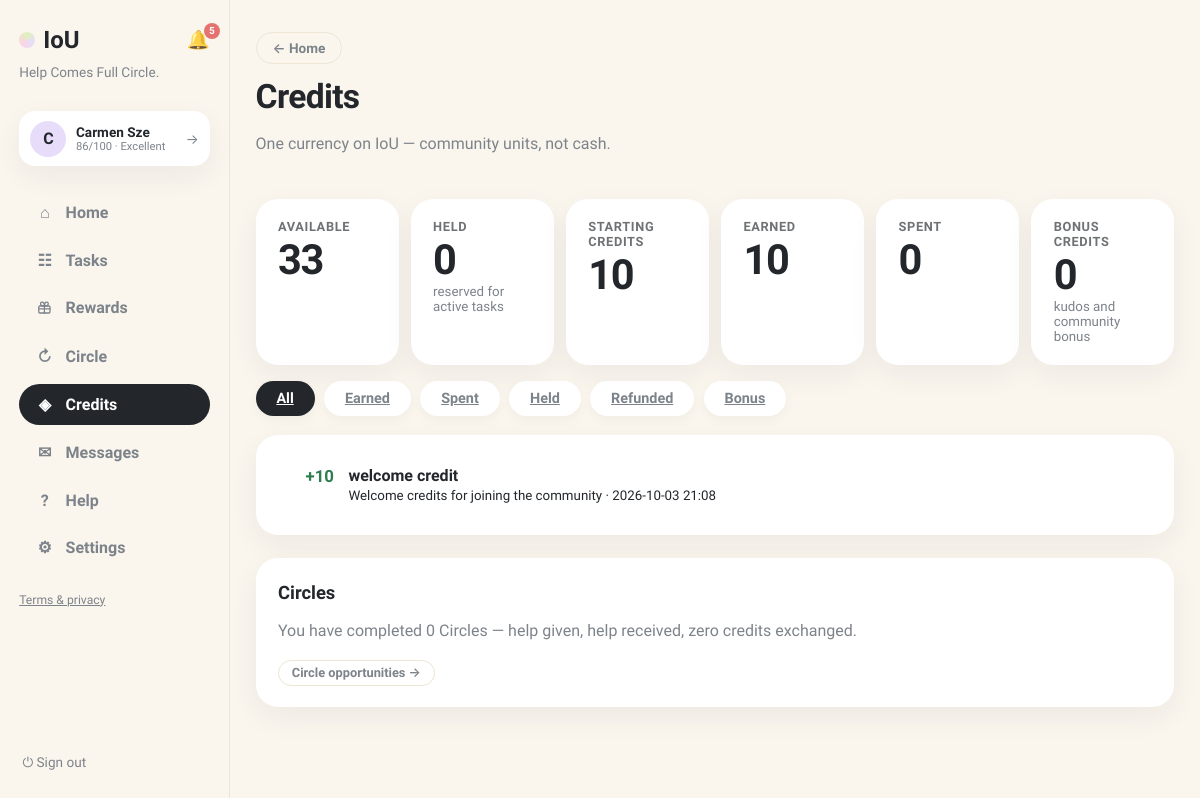
/history (signed in), run on an earlier commit of the app's database.
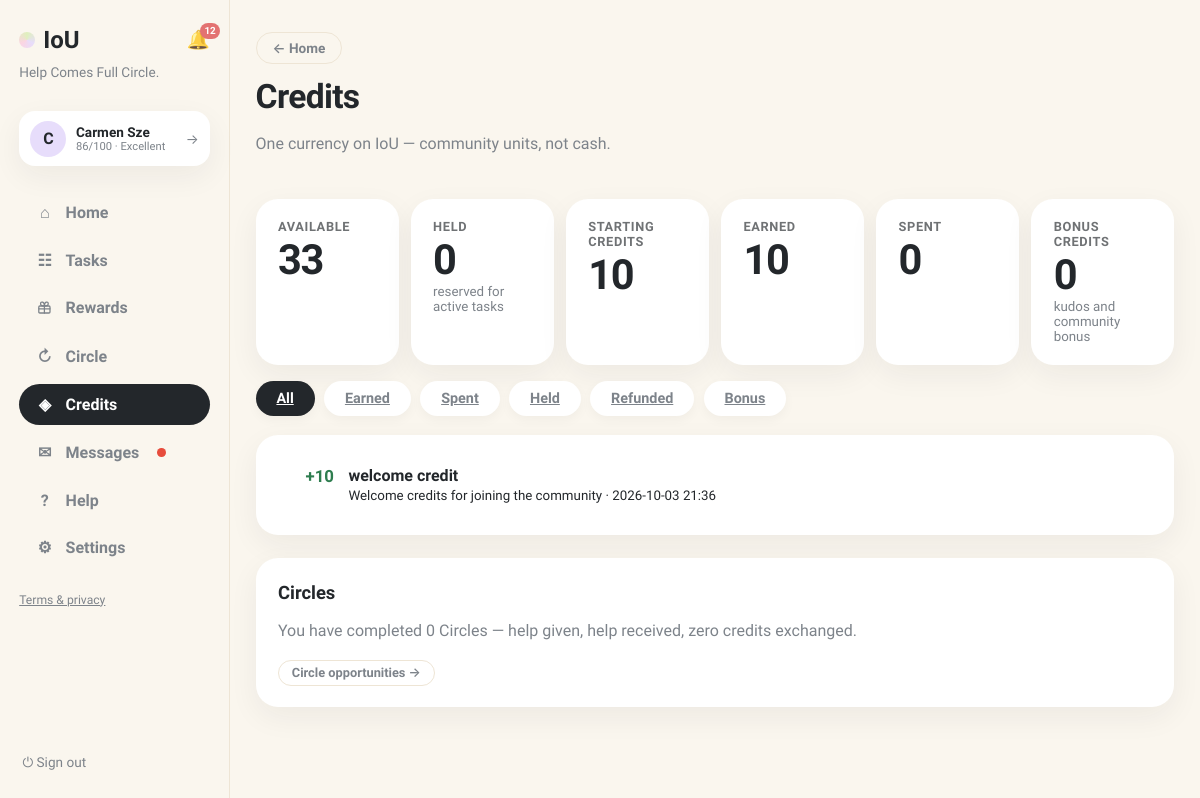
And on a later commit of the database.
### tables this page shows
CREATE TABLE ledger (
                id INTEGER PRIMARY KEY, user_id INTEGER NOT NULL, request_id INTEGER,
                kind TEXT NOT NULL, amount INTEGER NOT NULL, description TEXT NOT NULL,
                created_at TEXT NOT NULL, FOREIGN KEY(user_id) REFERENCES users(id),
                FOREIGN KEY(request_id) REFERENCES requests(id)
            );

### app.py (the view)
@app.get("/history", response_class=HTMLResponse)
def credit_history(request: Request, view: str = "all"):
    user = current_user(request)
    if not user:
        return RedirectResponse("/login", status_code=303)
    kinds = {
        "all": "", "earned": "AND l.amount > 0 AND l.kind IN ('task_payment','welcome_credit')",
        "spent": "AND l.amount < 0 AND l.kind NOT IN ('refund','cancellation_refund')",
        "held": "AND l.kind='escrow_hold'",
        "refunded": "AND l.kind IN ('refund','cancellation_refund')",
        "bonus": "AND l.kind IN ('kudos_bonus','community_test')",
    }
    clause = kinds.get(view, "")
    with db() as connection:
        sql = (
            """SELECT l.*, r.title FROM ledger l LEFT JOIN requests r ON r.id=l.request_id
               WHERE l.user_id=? %s ORDER BY l.created_at DESC""" % clause
        )
        ledger = connection.execute(sql, (user["id"],)).fetchall()
        summary = {
            "available": user["balance"],
            "held": user["held_balance"],
            "starting": 10,
            "earned": connection.execute(
                """SELECT COALESCE(SUM(l.amount),0) s FROM ledger l
                   WHERE l.user_id=? AND l.amount>0 AND l.kind IN ('task_payment','welcome_credit')""",
                (user["id"],)).fetchone()["s"],
            "spent": abs(connection.execute(
                """SELECT COALESCE(SUM(l.amount),0) s FROM ledger l
                   WHERE l.user_id=? AND l.amount<0
                     AND l.kind NOT IN ('refund','cancellation_refund')""",
                (user["id"],)).fetchone()["s"]),
            "bonus": connection.execute(
                """SELECT COALESCE(SUM(l.amount),0) s FROM ledger l
                   WHERE l.user_id=? AND l.kind IN ('kudos_bonus','community_test')""",
                (user["id"],)).fetchone()["s"],
            "circle": connection.execute(
                """SELECT COUNT(DISTINCT cp.id) c FROM chain_proposals cp
                   JOIN chain_members cm ON cm.proposal_id=cp.id
                   WHERE cm.user_id=? AND cp.status='completed'""", (user["id"],)).fetchone()["c"],
        }
    return render(request, "history.html", page="credits", ledger=ledger,
                  summary=summary, view=view, views=list(kinds))

### templates/history.html (shortened to what this page needs)
{% extends "base.html" %}
{% block content %}
<header class="page-head">
  <div>
    <a class="btn-ghost btn-back" href="/">← Home</a>
    <h1 style="margin-top:.8rem">Credits</h1>
    <p class="muted">One currency on IoU — community units, not cash.</p>
  </div>
</header>
<div class="credit-summary">
  <div class="card"><span class="stat-label">Available</span><span class="stat-big {% if summary.available < 0 %}neg{% endif %}">{{ summary.available }}</span></div>
  <div class="card"><span class="stat-label">Held</span><span class="stat-big">{{ summary.held }}</span><small class="muted">reserved for active tasks</small></div>
  <div class="card"><span class="stat-label">Starting credits</span><span class="stat-big">{{ summary.starting }}</span></div>
  <div class="card"><span class="stat-label">Earned</span><span class="stat-big">{{ summary.earned }}</span></div>
  <div class="card"><span class="stat-label">Spent</span><span class="stat-big">{{ summary.spent }}</span></div>
  <div class="card"><span class="stat-label">Bonus credits</span><span class="stat-big">{{ summary.bonus }}</span><small class="muted">kudos and community bonus</small></div>
</div>
<div class="board-tabs">
  {% for key in views %}
  <a class="btab {% if view == key %}active{% endif %}" href="/history?view={{ key }}">{{ key|capitalize }}</a>
  {% endfor %}
</div>
<div class="card">
  <ul class="ledger-list">
  {% for item in ledger %}
    <li><span class="ledger-amount {% if item.amount > 0 %}pos{% else %}neg{% endif %}">{{ '+' if item.amount > 0 else '' }}{{ item.amount }}</span><div><b>{{ item.kind.replace('_',' ') }}</b>{% if item.title %} · {{ item.title }}{% endif %}<br><small>{{ item.description }} · {{ item.created_at[:16]|replace('T',' ') }}</small></div></li>
  {% else %}<li class="empty">Nothing in this category yet.</li>{% endfor %}
  </ul>
</div>
<section class="card">
  <h2>Circles</h2>
  <p class="muted">You have completed {{ summary.circle }} Circle{{ 's' if summary.circle != 1 }} — help given, help received, zero credits exchanged.</p>
  <a class="btn-ghost btn-sm" href="/chain-invitations">Circle opportunities →</a>
</section>
{% endblock %}

### templates/base.html (shortened to what this page needs)
<!doctype html>
<html lang="en"><head><link rel="stylesheet" href="/static/style.css"></head>
<body class="app-body">
<nav class="sidebar">
  <div class="brand-row">
    <a class="brand" href="/"><span class="brand-dot"></span>IoU</a>
    {% if user %}
    <a class="bell {% if page == 'notifications' %}active{% endif %}" href="/notifications" title="Notifications">🔔{% if unread_notifs or unread_msgs %}<span class="bell-badge">{{ (unread_notifs or 0) + (unread_msgs or 0) }}</span>{% endif %}</a>
    {% endif %}
  </div>
  <p class="brand-tag">Help Comes Full Circle.</p>
  {% if user %}
  <a class="side-user" href="/profile" title="Your profile">
    <div class="avatar">{{ user.name[0] }}</div>
    {% set sc = user.reliability if user.reliability is not none else 60 %}
    {% set lab = 'Suspended' if sc <= 0 else ('Restricted' if sc < 30 else ('Limited' if sc < 60 else ('Strong' if sc < 80 else 'Excellent'))) %}
    <div class="sidebar-user-meta"><b>{{ user.name }}</b>
      <small>{{ sc }}/100 · {{ lab }}</small>
    </div>
    <span class="side-user-arrow">→</span>
  </a>
  <div class="nav-links">
    <a class="nav-link {% if page == 'home' %}active{% endif %}" href="/"><span class="nav-ico">⌂</span>Home</a>
    <a class="nav-link {% if page == 'browse' %}active{% endif %}" href="/browse"><span class="nav-ico">☷</span>Tasks</a>
    <a class="nav-link " href="/rewards"><span class="nav-ico"></span>Rewards</a>
    <a class="nav-link {% if page == 'circle' %}active{% endif %}" href="/chain-invitations"><span class="nav-ico">↻</span>Circle{% if circle_pending %}<span class="unread-dot"></span>{% endif %}</a>
    <a class="nav-link {% if page == 'credits' %}active{% endif %}" href="/history"><span class="nav-ico">◈</span>Credits</a>
    <a class="nav-link {% if page == 'messages' %}active{% endif %}" href="/messages"><span class="nav-ico">✉</span>Messages{% if unread_msgs %}<span class="unread-dot"></span>{% endif %}</a>
    <a class="nav-link {% if page == 'help' %}active{% endif %}" href="/help"><span class="nav-ico">?</span>Help</a>
    <a class="nav-link {% if page == 'account' %}active{% endif %}" href="/account"><span class="nav-ico">⚙</span>Settings</a>
  </div>
  <p class="nav-footer"><a href="/legal">Terms &amp; privacy</a></p>
  <form method="post" action="/logout" class="side-logout"><button class="link-button" title="Sign out">⏻ Sign out</button></form>
  {% else %}
  <div class="nav-links">
    <a class="nav-link" href="/login"><span class="nav-ico">→</span>Sign in</a>
    <a class="nav-link" href="/register"><span class="nav-ico">＋</span>Create account</a>
  </div>
  <p class="nav-footer"><a href="/legal">Terms &amp; privacy</a></p>
  {% endif %}
</nav>
<main class="content {% block content_class %}{% endblock %}">{% block content %}{% endblock %}</main>
</body></html>

What changed in the data, as far as the page shows it:
changed ledger "welcome credit": created_at "2026-10-03 21:08" → "2026-10-03 21:36"
Also different on the page:
{{ (unread_notifs or 0) + (unread_msgs or 0) }}: "5" → "12"
